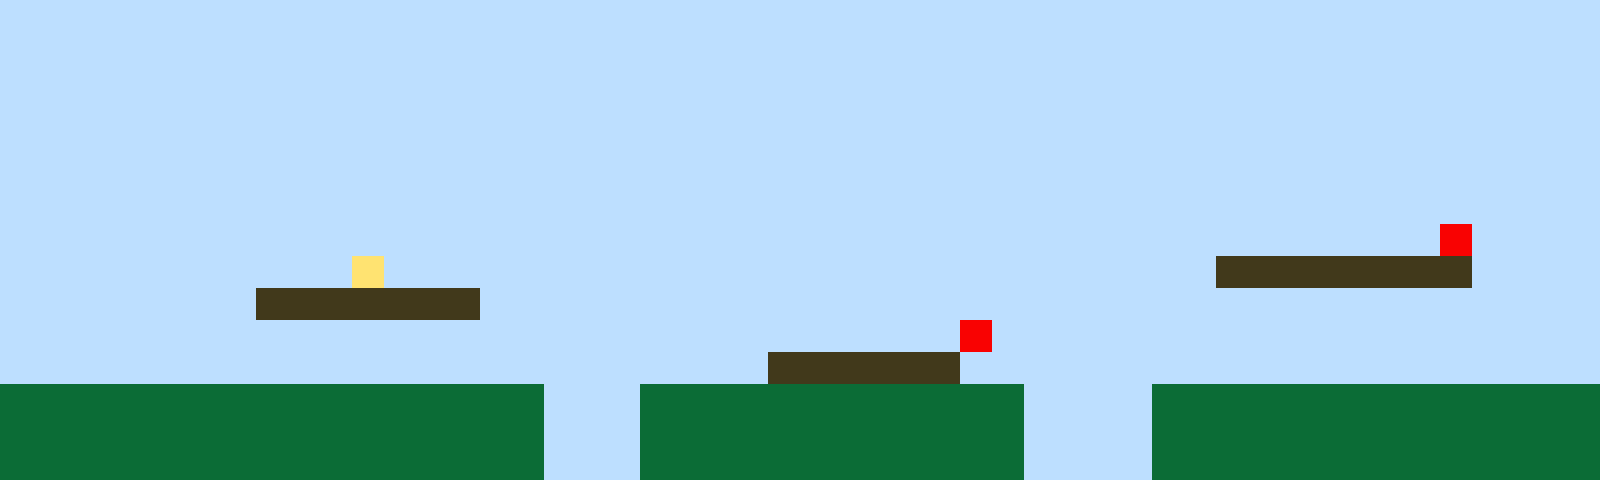

Below is a game level as drawn by its tile map, then a one-line description and the .tmx file that defines it, in full:
An orthogonal 50x15 tile map with 32x32 px tiles, 1 tile layer (Tile Layer 1).

<map version="1.10" tiledversion="1.11.2" orientation="orthogonal" renderorder="right-up" width="50" height="15" tilewidth="32" tileheight="32" infinite="0" nextlayerid="2" nextobjectid="1"><editorsettings><export target="map1.csv" format="csv" /></editorsettings><tileset firstgid="1" name="sprites" tilewidth="32" tileheight="32" tilecount="6" columns="3"><image source="sprites.png" width="96" height="64" /></tileset><layer id="1" name="Tile Layer 1" width="50" height="15"><data encoding="csv">1,1,1,1,1,1,1,1,1,1,1,1,1,1,1,1,1,1,1,1,1,1,1,1,1,1,1,1,1,1,1,1,1,1,1,1,1,1,1,1,1,1,1,1,1,1,1,1,1,1,1,1,1,1,1,1,1,1,1,1,1,1,1,1,1,1,1,1,1,1,1,1,1,1,1,1,1,1,1,1,1,1,1,1,1,1,1,1,1,1,1,1,1,1,1,1,1,1,1,1,1,1,1,1,1,1,1,1,1,1,1,1,1,1,1,1,1,1,1,1,1,1,1,1,1,1,1,1,1,1,1,1,1,1,1,1,1,1,1,1,1,1,1,1,1,1,1,1,1,1,1,1,1,1,1,1,1,1,1,1,1,1,1,1,1,1,1,1,1,1,1,1,1,1,1,1,1,1,1,1,1,1,1,1,1,1,1,1,1,1,1,1,1,1,1,1,1,1,1,1,1,1,1,1,1,1,1,1,1,1,1,1,1,1,1,1,1,1,1,1,1,1,1,1,1,1,1,1,1,1,1,1,1,1,1,1,1,1,1,1,1,1,1,1,1,1,1,1,1,1,1,1,1,1,1,1,1,1,1,1,1,1,1,1,1,1,1,1,1,1,1,1,1,1,1,1,1,1,1,1,1,1,1,1,1,1,1,1,1,1,1,1,1,1,1,1,1,1,1,1,1,1,1,1,1,1,1,1,1,1,1,1,1,1,1,1,1,1,1,1,1,1,1,1,1,1,1,1,1,1,1,1,1,1,1,1,1,1,1,1,1,1,1,1,1,1,1,1,1,1,1,1,1,1,1,1,1,1,1,1,1,1,1,1,1,1,1,1,1,1,1,1,1,1,1,1,1,1,1,1,1,1,1,1,1,1,1,1,1,1,1,1,1,1,1,5,1,1,1,1,1,1,1,1,1,1,1,1,1,1,1,4,1,1,1,1,1,1,1,1,1,1,1,1,1,1,1,1,1,1,1,1,1,1,1,1,1,1,3,3,3,3,3,3,3,3,1,1,1,1,1,1,1,1,1,1,1,1,3,3,3,3,3,3,3,1,1,1,1,1,1,1,1,1,1,1,1,1,1,1,1,1,1,1,1,1,1,1,1,1,1,1,1,1,1,1,1,1,1,1,1,1,1,1,1,1,1,1,1,1,1,1,1,1,1,1,1,1,1,1,1,1,1,1,1,1,1,1,1,1,5,1,1,1,1,1,1,1,1,1,1,1,1,1,1,1,1,1,1,1,1,1,1,1,1,1,1,1,1,1,1,1,1,1,1,1,1,1,1,1,1,1,1,1,3,3,3,3,3,3,1,1,1,1,1,1,1,1,1,1,1,1,1,1,1,1,1,1,1,1,2,2,2,2,2,2,2,2,2,2,2,2,2,2,2,2,2,1,1,1,2,2,2,2,2,2,2,2,2,2,2,2,1,1,1,1,2,2,2,2,2,2,2,2,2,2,2,2,2,2,2,2,2,2,2,2,2,2,2,2,2,2,2,2,2,2,2,1,1,1,2,2,2,2,2,2,2,2,2,2,2,2,1,1,1,1,2,2,2,2,2,2,2,2,2,2,2,2,2,2,2,2,2,2,2,2,2,2,2,2,2,2,2,2,2,2,2,1,1,1,2,2,2,2,2,2,2,2,2,2,2,2,1,1,1,1,2,2,2,2,2,2,2,2,2,2,2,2,2,2</data></layer></map>
